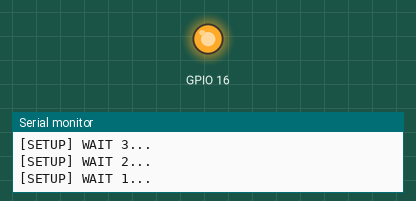
Simulated run of this sketch. Board: ESP8266 (NodeMCU). On the bench: output pins drawn as LEDs (lit = HIGH), the last lines printed to the serial monitor. WiFi joins after 1.5 s; servers stay silent unless stated; uploads are accepted with an empty reply; random numbers use the default seed unless the sketch sets one.

Above: at 4.1 s.
At 42.8 s:
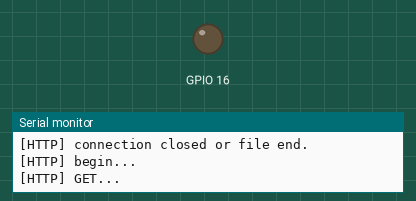
Timing chart, 0 to 44.0 s (numbered marks = the images above):
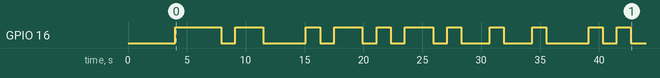

Measured:
- by itself, GPIO 16: LOW → HIGH at 4.0 s, → LOW 3.9 s later, → HIGH 1.2 s later, → LOW 2.4 s later, … (22 changes in this stretch)

The sketch:

dht11-herokuu-server.ino
```cpp
#include <Arduino.h>
#include <ESP8266WiFi.h>
#include <ESP8266WiFiMulti.h>
#include <ESP8266HTTPClient.h>
#include "DHT.h"

#define Serial Serial
#define DHTPIN 2
#define DHTTYPE DHT11

int limTemp = 15;
int limHumd = 15;
ESP8266WiFiMulti WiFiMulti;
DHT dht(DHTPIN, DHTTYPE);
void setup() {
  pinMode(16, OUTPUT);
  Serial.begin(115200);
  Serial.println();
  Serial.println();
  Serial.println();
  for(uint8_t t = 4; t > 0; t--) {
      Serial.printf("[SETUP] WAIT %d...\n", t);
      Serial.flush();
      delay(1000);
  }
  WiFiMulti.addAP("Wifi", "quenpassroi");
  WiFiMulti.addAP("Samsung", "12345678");
}

void loop() {
  String ledsta;
  float h = random(10,20);//dht.readHumidity();
  float t = random(10,20);//dht.readTemperature();
  if( t > limTemp ){
    digitalWrite(16,HIGH);
    ledsta = "On";
  }
  else{
    digitalWrite(16,LOW);
    ledsta = "Off";
  }
  String url = "http://server-dht.herokuapp.com/update?temp=" + String(t, 1) + "&humd=" + String(h, 1)+"&status="+ledsta;
  if((WiFiMulti.run() == WL_CONNECTED)) {
      updateServer(url);
  }
  delay(1000);
}

void updateServer(String str){
  HTTPClient http;
  Serial.print("[HTTP] begin...\n");
  http.begin(str);
  Serial.print("[HTTP] GET...\n");
  int httpCode = http.GET();
  if(httpCode > 0) {
    Serial.printf("[HTTP] GET... code: %d\n", httpCode);
    if(httpCode == HTTP_CODE_OK) {
      int len = http.getSize();
      uint8_t buff[128] = { 0 };
      WiFiClient * stream = http.getStreamPtr();
      while(http.connected() && (len > 0 || len == -1)) {
        size_t size = stream->available();
        if(size) {
          int c = stream->readBytes(buff, ((size > sizeof(buff)) ? sizeof(buff) : size));
          // write it to Serial
          Serial.write(buff, c);

          if(len > 0) {
            len -= c;
          }
        }
        delay(1);
      }
      Serial.println();
      Serial.print("[HTTP] connection closed or file end.\n");
    }
  } else {
      Serial.printf("[HTTP] GET... failed, error: %s\n", http.errorToString(httpCode).c_str());
  }
  http.end();
}
```
